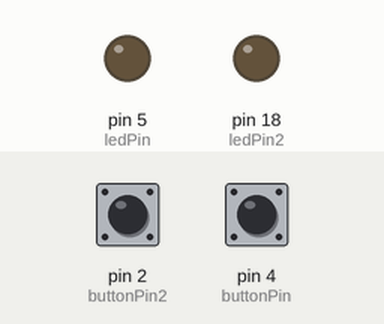
Bench run of a sketch on a simulated Arduino Uno, built with avr-gcc and run on an emulated ATmega328P. Shown: output pins drawn as LEDs (lit = HIGH). Dashed ring = blinking. The test bench sets the inputs (shaded band); at power-on: pin 2 (buttonPin2) LOW, pin 4 (buttonPin) LOW. What the sketch prints to the serial monitor is not drawn.

Above: at 1.2 s.
1.3 s: pin 2 (buttonPin2) pulled HIGH for 0.15 s
At 1.6 s:
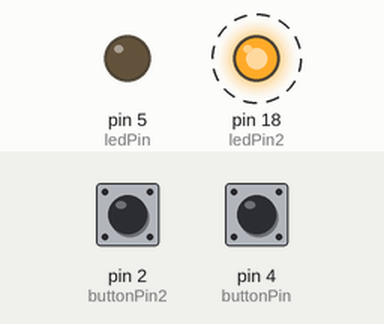
4.4 s: pin 4 (buttonPin) pulled HIGH for 3.2 s
At 6.6 s:
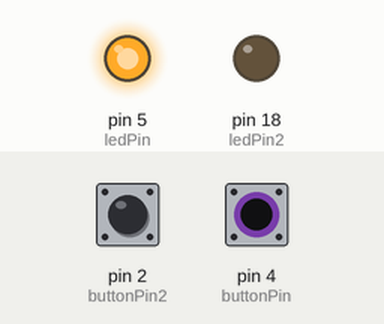
9.1 s: pin 2 (buttonPin2) pulled HIGH for 1 s
At 9.5 s:
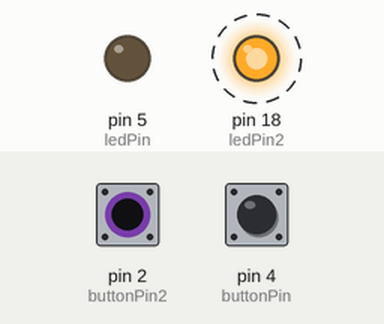
13.1 s: pin 2 (buttonPin2) pulled HIGH for 3.2 s
17.8 s: pin 2 (buttonPin2) driven HIGH and pin 4 (buttonPin) driven HIGH
At 19.5 s:
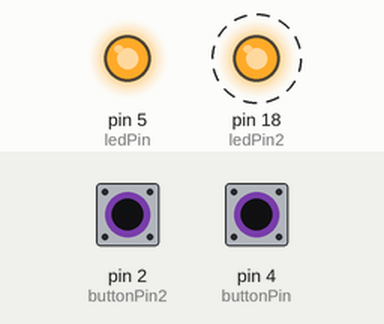
Timing chart, 0 to 21.8 s (numbered marks = the images above; inputs shaded):
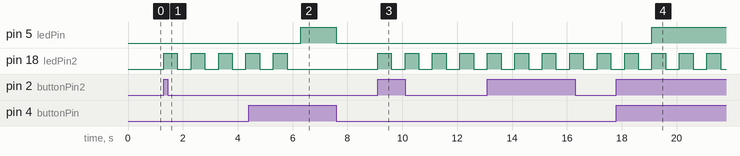

Measured:
- after the input at 1.3 s, pin 18 (ledPin2): alternates HIGH for 0.50 s and LOW for 0.50 s, starting at once
- after the input at 4.4 s, pin 5 (ledPin): LOW → HIGH after 1.9 s, → LOW 1.3 s later
- after the input at 9.1 s, pin 18 (ledPin2): alternates HIGH for 0.50 s and LOW for 0.50 s, starting at once
- after the input at 17.8 s, pin 5 (ledPin): LOW → HIGH after 1.3 s

The sketch:

a4.ino
```cpp
// set pin numbers
const int buttonPin = 4; // the number of the pushbutton pin
const int ledPin = 5; // the number of the LED pin
const int buttonPin2 = 2;
const int ledPin2 = 18;
// variable for storing the pushbutton status
int buttonState = 0;
int buttonState2 = 0;

void setup() {
 Serial.begin(115200);
 // initialize the pushbutton pin as an input
 pinMode(buttonPin, INPUT);
 pinMode(buttonPin2, INPUT);
 // initialize the LED pin as an output
 pinMode(ledPin, OUTPUT);
 pinMode(ledPin2, OUTPUT);
}

void loop() {
 // read the state of the pushbutton value
 buttonState = digitalRead(buttonPin);
 buttonState2 = digitalRead(buttonPin2);
 Serial.println(buttonState);
 // check if the pushbutton is pressed.
 // if it is, the buttonState is HIGH
 if (buttonState == HIGH) {
  // turn LED on
 digitalWrite(ledPin, HIGH);
 } else {
  // turn LED off
 digitalWrite(ledPin, LOW);
 }

 if (buttonState2 == HIGH) {
  // turn LED on
  for (int i = 0; i < 5; i++){
   digitalWrite(ledPin2, HIGH);
   delay(500);
   digitalWrite(ledPin2, LOW);
   delay(500);
   }
 } else {
  // turn LED off
 digitalWrite(ledPin2, LOW);
 }
}
```
